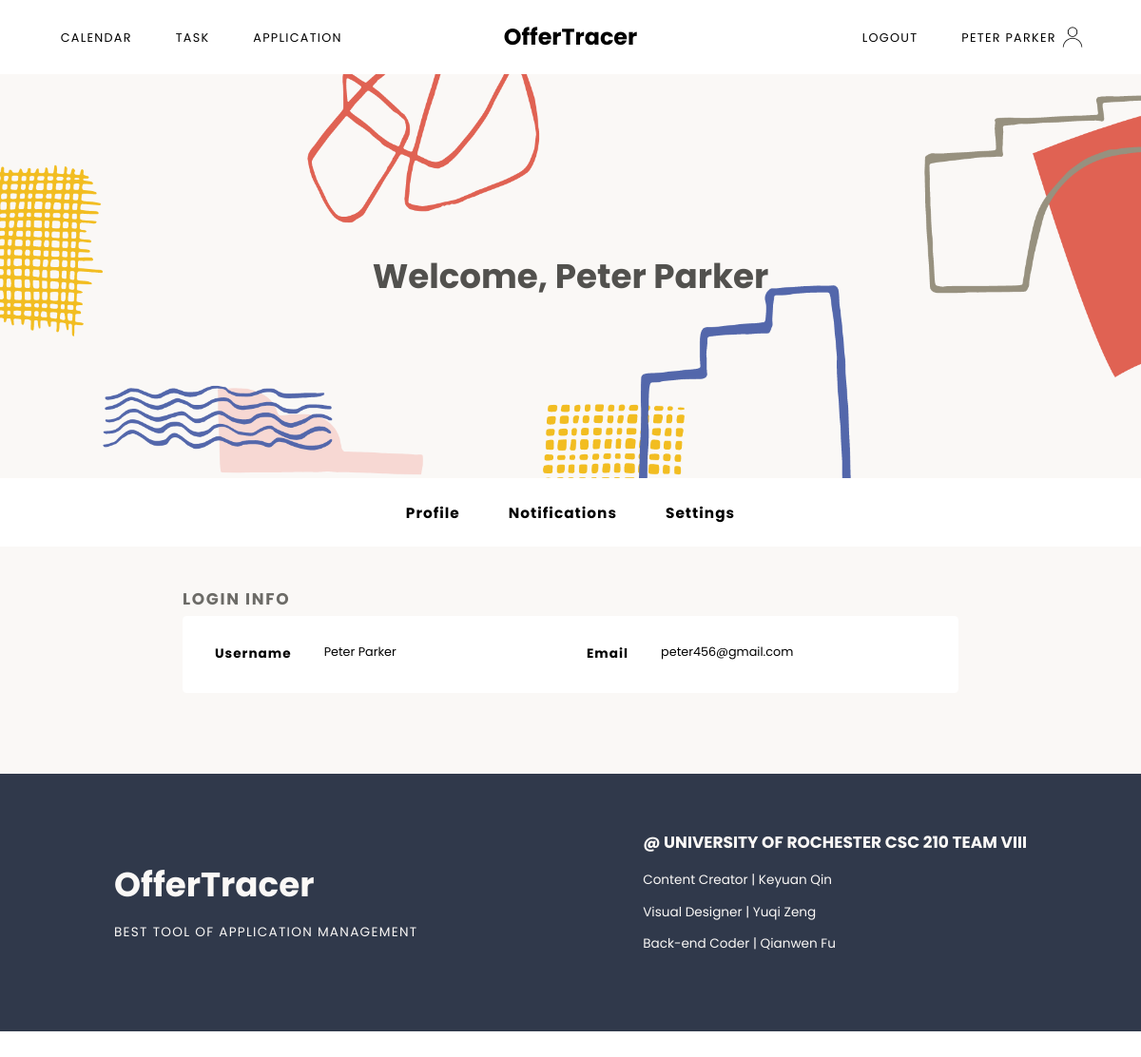
The page /dashboard (signed in) on the database as committed earlier.
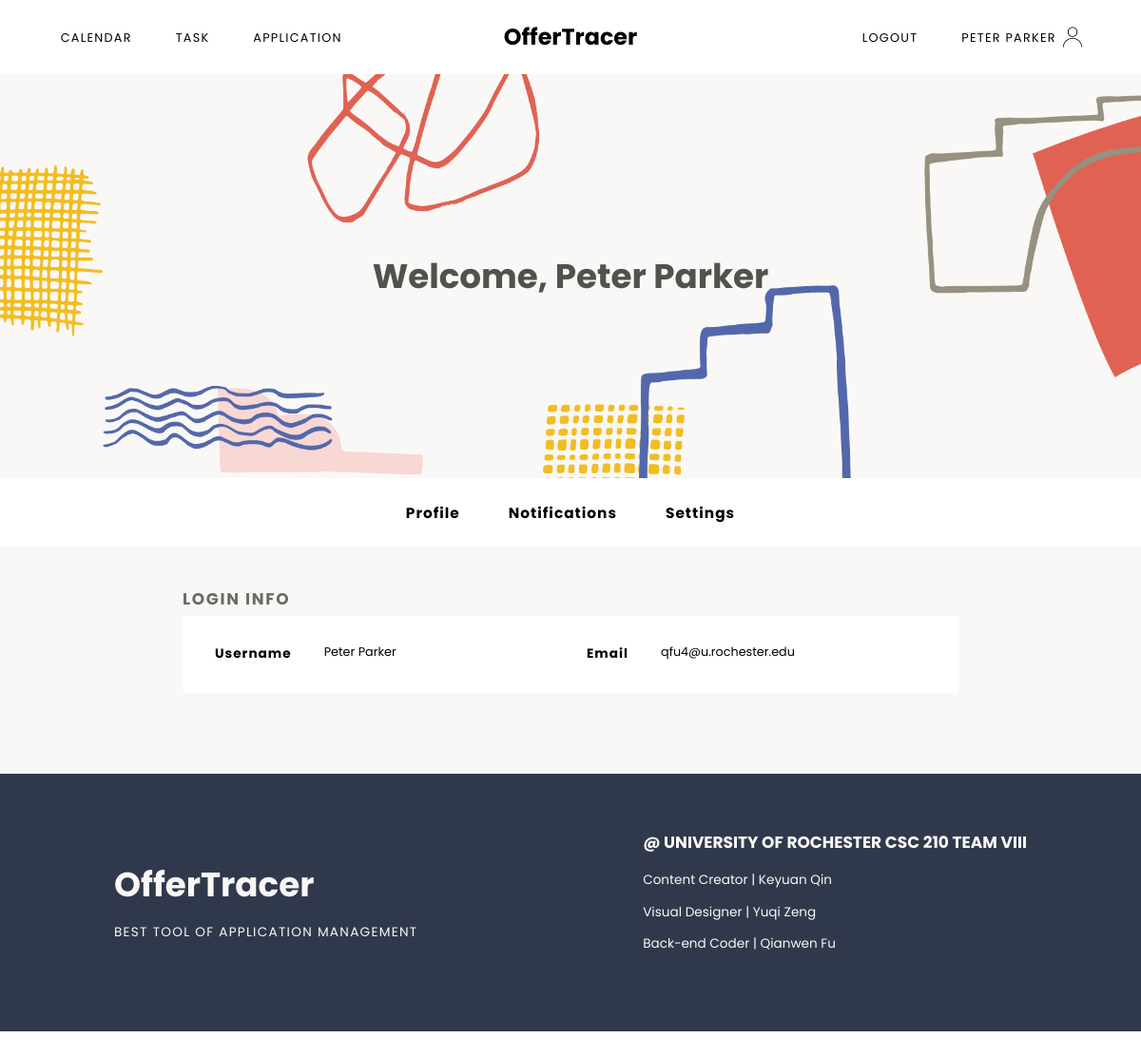
The same page on the database as committed later.
### models.py (models this page shows, shortened)
class User(UserMixin, db.Model):
	id = db.Column(db.Integer, primary_key=True)
	email = db.Column(db.String(100), unique=True, nullable=False)
	password = db.Column(db.String(100), nullable=False)
	name = db.Column(db.String(100), nullable=False)
	jobs = db.relationship('Job', backref='author', lazy=True)
	tasks = db.relationship('Task', backref='author', lazy=True)
	assessments = db.relationship('Assessment', backref='author', lazy=True)

### main.py (the view)
@main.route('/dashboard')
@login_required
def dashboard():
	return render_template('dashboard.html', name=current_user.name)

### app.py (called while the page is built)
@login_manager.user_loader
def load_user(user_id):
	return User.query.get(int(user_id))

### templates/dashboard.html (shortened to what this page needs)
{% extends "dashboardBase.html" %}
{% block dashboard %}
	<div class="dashContent">
		<h2>Login Info</h2>
		<div class="profileContent">
			<div class="profileItem">
				<h3>Username</h3>
				<p>{{current_user.name}}</p>
			</div>
			<div class="profileItem">
				<h3>Email</h3>
				<p>{{current_user.email}}</p>
			</div>
		</div>
	</div>
{% endblock %}

### templates/dashboardBase.html
{% extends "baseLogged.html" %}
{% block content %}
<div class="dashContainer">
<div class="dashHeader sectionContainer">
	<div class="content">
		<h1>Welcome, {{ name }}</h1>
	</div>
</div>
<nav class="dashMenu">
	<a href="{{url_for('main.dashboard')}}">Profile</a>
	<a href="{{url_for('main.preference')}}">Notifications</a>
	<a href="{{url_for('main.account')}}">Settings</a>
</nav>
<div class="dashContentContainer">
	{% block dashboard %}
	{% endblock %}
</div>
</div>
{% endblock %}

### templates/baseLogged.html (shortened to what this page needs)
<!DOCTYPE html>
<html lang="en">
<head>
	<link rel="stylesheet" type="text/css" href="{{ url_for('static', filename='css/nav.css') }}">
	<link rel="stylesheet" type="text/css" href="{{ url_for('static', filename='css/styles.css') }}">
	<link rel="stylesheet" type="text/css" href="{{ url_for('static', filename='css/dashboard.css') }}">
	<link rel="stylesheet" type="text/css" href="{{ url_for('static', filename='css/calendar.css') }}">
  	<link rel="stylesheet" type="text/css" href="{{ url_for('static', filename='css/task.css') }}">
  	<link rel="stylesheet" type="text/css" href="{{ url_for('static', filename='css/app.css') }}">
  	<link rel="stylesheet" type="text/css" href="{{ url_for('static', filename='css/update.css') }}">
</head>
<body>
	{% if current_user.is_authenticated %}
	<nav class="main-menu auth">
		<div class="m1">
			<a href="{{url_for('main.calendar')}}">Calendar</a>
			<a href="{{url_for('main.task')}}">Task</a>
			<a href="{{url_for('main.job')}}">Application</a>
		</div>
		<div class="title">
			<a href="{{url_for('main.index')}}">OfferTracer</a>
		</div>
		<div class="m2">
			<a href="{{url_for('auth.logout')}}">Logout</a>
			<a href="{{url_for('main.dashboard')}}" class="accName">{{ name }}</a>
		</div>
	</nav>
	{% block content %}
	{% endblock %}
	<footer class="sectionContainer">
			<div class="content footerContent containAlignCenter">
				<div class="webName">
					<h3>OfferTracer</h3>
					<p>Best Tool of Application Management</p>
				</div>
				<div class="developer">
					<h3>@ University of Rochester CSC 210 TEAM VIII</h3>
					<p>Content Creator | Keyuan Qin</p>
					<p>Visual Designer | Yuqi Zeng</p>
					<p>Back-end Coder | Qianwen Fu</p>
				</div>
			</div>
	</footer>
	{% endif %}
</body>
</html>

Rows that differ between the two databases and show on the page:
changed User "Peter Parker": email "peter456@gmail.com" → "qfu4@u.rochester.edu"
